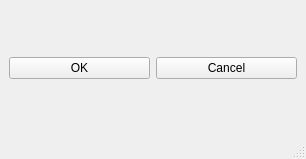
<?xml version="1.0" encoding="UTF-8"?>
<ui version="4.0">
 <class>MainWindow</class>
 <widget class="QMainWindow" name="MainWindow">
  <property name="geometry">
   <rect>
    <x>0</x>
    <y>0</y>
    <width>306</width>
    <height>159</height>
   </rect>
  </property>
  <property name="windowTitle">
   <string>MainWindow</string>
  </property>
  <widget class="QWidget" name="centralwidget">
   <layout class="QHBoxLayout" name="horizontalLayout">
    <item>
     <widget class="QPushButton" name="pushButton">
      <property name="text">
       <string>OK</string>
      </property>
     </widget>
    </item>
    <item>
     <widget class="QPushButton" name="pushButton_2">
      <property name="text">
       <string>Cancel</string>
      </property>
     </widget>
    </item>
   </layout>
  </widget>
  <widget class="QMenuBar" name="menubar">
   <property name="geometry">
    <rect>
     <x>0</x>
     <y>0</y>
     <width>306</width>
     <height>21</height>
    </rect>
   </property>
  </widget>
  <widget class="QStatusBar" name="statusbar"/>
 </widget>
 <resources/>
 <connections/>
</ui>
